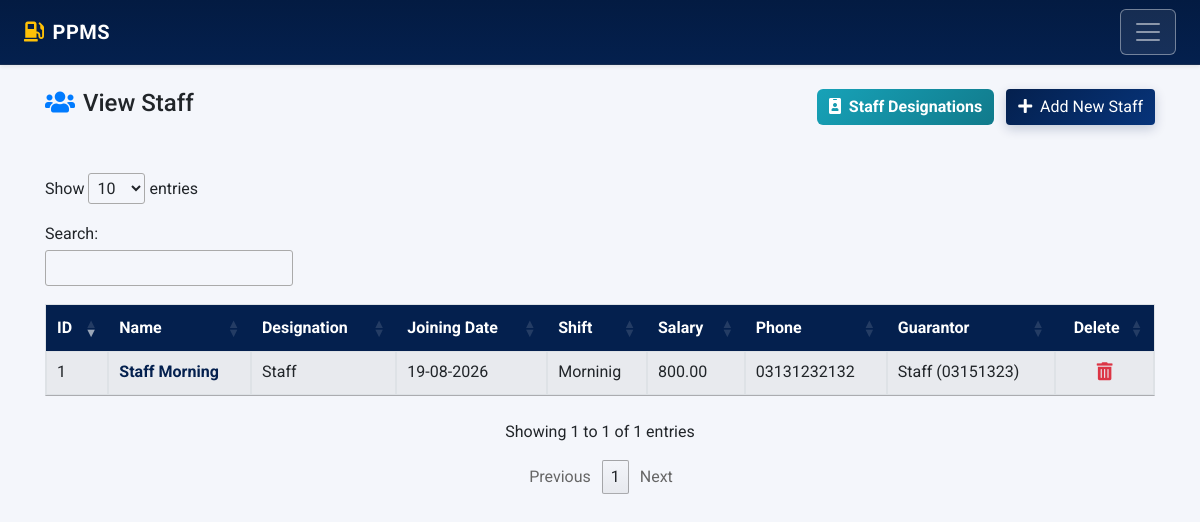
/staff/staff-list.php (signed in), run on the app's committed database.
### tables this page shows
CREATE TABLE `tbl_staff` (
  `id` int(11) NOT NULL,
  `first_name` varchar(128) NOT NULL,
  `last_name` varchar(128) NOT NULL,
  `role_id` int(11) NOT NULL,
  `joining_date` date NOT NULL,
  `shift_id` int(11) NOT NULL,
  `salary` decimal(10,2) NOT NULL DEFAULT 0.00,
  `experience` varchar(255) DEFAULT NULL,
  `address` varchar(512) DEFAULT NULL,
  `phone` varchar(32) NOT NULL DEFAULT '',
  `created_at` datetime NOT NULL DEFAULT current_timestamp(),
  `updated_at` datetime NOT NULL DEFAULT current_timestamp() ON UPDATE current_timestamp(),
  `deleted_at` datetime DEFAULT NULL
);

CREATE TABLE `tbl_staff_roles` (
  `id` int(11) NOT NULL,
  `name` varchar(128) NOT NULL,
  `created_at` timestamp NOT NULL DEFAULT current_timestamp(),
  `updated_at` timestamp NOT NULL DEFAULT current_timestamp() ON UPDATE current_timestamp(),
  `deleted_at` datetime DEFAULT NULL
);

CREATE TABLE `tbl_shifts` (
  `id` int(11) NOT NULL,
  `name` varchar(128) NOT NULL,
  `start_time` time NOT NULL,
  `end_time` time NOT NULL,
  `status` enum('Active','Inactive') NOT NULL DEFAULT 'Active',
  `deleted_at` datetime DEFAULT NULL
);

CREATE TABLE `tbl_staff_guarantors` (
  `id` int(11) NOT NULL,
  `staff_id` int(11) NOT NULL,
  `name` varchar(128) NOT NULL,
  `phone` varchar(32) NOT NULL DEFAULT '',
  `address` varchar(512) DEFAULT NULL
);

### include/permissions.php (called while the page is built, shortened)
<?php
require_once __DIR__ . '/config.php';
function has_permission($module_slug, $action) {
    global $connection;
    $user_id = intval($_SESSION['loggedInUser']);
    $user_res = mysqli_query($connection, "SELECT type, role_id FROM tbl_accounts WHERE id = '$user_id' LIMIT 1");
    if (!$user_res || !($user = mysqli_fetch_assoc($user_res))) {
        return false;
    }
    if (strtolower(trim($user['type'] ?? '')) === 'admin') {
        return true;
    }
    return false;
}
?>

### staff/staff-list.php (the view, shortened to what this page needs)
<?php
require '../include/config.php';
require '../include/permissions.php';
$canAdd    = has_permission('staff', 'add');
$canEdit   = has_permission('staff', 'edit');
$canDelete = has_permission('staff', 'delete');
?>
<!DOCTYPE html>
<html lang="en">
  <head>
		<link rel="stylesheet" href="https://stackpath.bootstrapcdn.com/bootstrap/4.3.1/css/bootstrap.min.css">
		<link rel="stylesheet" href="https://cdnjs.cloudflare.com/ajax/libs/font-awesome/5.11.2/css/all.min.css" />
		<link rel="stylesheet" href="https://cdn.datatables.net/1.10.20/css/jquery.dataTables.min.css" />
		<link rel="stylesheet" href="../include/style.css?v=1.0.1" />
	</head>
	<body>
        <?php include('../include/navbar.php');?>
		<main class="main">
			<div class="container pt-4 pb-4">
				<div class="row mb-5 align-items-center">
					<div class="col-md-6">
						<h4><i class="fas fa-users mr-2 text-primary"></i>View Staff</h4>
					</div>
					<div class="col-md-6 text-right">
						<a href="staff-roles-list.php" class="btn btn-info font-weight-bold mr-2" style="border-radius:6px; background:linear-gradient(135deg, #17a2b8 0%, #117a8b 100%); border:none;"><i class="fas fa-id-badge mr-1"></i> Staff Designations</a>
                        <?php if ($canAdd): ?>
						<a href="add-staff.php" class="btn btn-primary"><i class="fas fa-plus mr-1"></i> Add New Staff</a>
                        <?php endif; ?>
					</div>
				</div>
				<table id="staffListTable" class="table table-striped table-bordered">
					<thead>
						<tr>
							<th>ID</th>
							<th>Name</th>
							<th>Designation</th>
							<th>Joining Date</th>
							<th>Shift</th>
							<th>Salary</th>
							<th>Phone</th>
							<th>Guarantor</th>
                            <?php if ($canDelete): ?>
							<th style="text-align: center;">Delete</th>
                            <?php endif; ?>
						</tr>
					</thead>
					<tbody>
						<?php
						$sql = "SELECT s.*, r.name as role_name, sh.name as shift_name, g.name as guarantor_name, g.phone as guarantor_phone
                                FROM tbl_staff s
                                LEFT JOIN tbl_staff_roles r ON s.role_id = r.id
                                LEFT JOIN tbl_shifts sh ON s.shift_id = sh.id
                                LEFT JOIN tbl_staff_guarantors g ON s.id = g.staff_id
                                WHERE (s.deleted_at IS NULL OR s.deleted_at = '0000-00-00 00:00:00')
                                ORDER BY s.id DESC";
						$result = mysqli_query($connection, $sql);
						if($result && mysqli_num_rows($result) > 0){
							while($row = mysqli_fetch_assoc($result)){
                                $fullName = $row['first_name'] . ' ' . $row['last_name'];
                                $guarantor_display = 'N/A';
                                if (!empty($row['guarantor_name'])) {
                                    $guarantor_display = htmlspecialchars($row['guarantor_name']);
                                    if (!empty($row['guarantor_phone'])) {
                                        $guarantor_display .= ' (' . htmlspecialchars($row['guarantor_phone']) . ')';
                                    }
                                }
                                $staffNameDisplay = $canEdit
                                    ? '<a href="edit-staff.php?id='.$row['id'].'" class="font-weight-bold" style="color: var(--primary-color);">'.htmlspecialchars($fullName).'</a>'
                                    : '<strong>'.htmlspecialchars($fullName).'</strong>';
								echo'
									<tr>
										<td>'.$row['id'].'</td>
										<td>'.$staffNameDisplay.'</td>
										<td>'.htmlspecialchars($row['role_name'] ?? 'N/A').'</td>
										<td>'.date("d-m-Y", strtotime($row['joining_date'])).'</td>
										<td>'.htmlspecialchars($row['shift_name'] ?? 'N/A').'</td>
										<td>'.number_format($row['salary'], 2).'</td>
										<td>'.htmlspecialchars($row['phone']).'</td>
										<td>'.$guarantor_display.'</td>';
                                if ($canDelete) {
                                    echo '<td class="text-center"><a class="btn btn-large btn-link p-0 text-danger" onclick="deletestaff('.$row['id'].')"><i class="fas fa-trash-alt" style="font-size: 18px;"></i></a></td>';
                                }
								echo '</tr>';
							}
						}
						?>
					</tbody>
				</table>
			</div>
		</main>
    </body>
</html>

### include/style.css (style rules this page uses)
:root { --primary-color: #04204e; --primary-hover: #07347a; --primary-light: #e6f0fa; --primary-gradient: linear-gradient(135deg, var(--primary-color) 0%, #07347a 100%); --gradient-header: linear-gradient(135deg, var(--primary-color) 0%, #094096 100%); --navy-glass: rgba(4, 32, 78, 0.96); }
body { font-family: 'Roboto', sans-serif; background-color: #f4f6fb; color: #212529; overflow-x: hidden; }
.btn-primary { background-color: #04204e !important; background: var(--primary-gradient) !important; border: none !important; color: #ffffff !important; box-shadow: 0 4px 12px rgba(4, 32, 78, 0.2); transition: all 0.2s ease; }
table thead th, .table thead th { background-color: #04204e !important; color: #ffffff !important; border-color: #04204e !important; vertical-align: middle !important; }

### staff/staff-list.php (style rules this page uses)
.btn-primary { background-color: #04204e !important; background: var(--primary-gradient) !important; border: none !important; color: #fff !important; }
#staffListTable thead th { background-color: #04204e !important; background: var(--primary-color) !important; color: #fff !important; }

### data on the page
tbl_staff: id "1", fullName "Staff Morning", tbl_staff_roles.name "Staff", joining_date "19-08-2026", shift.name "Morninig", salary "800.00", phone "03131232132", tbl_staff_guarantors.name+phone "Staff (03151323)"
